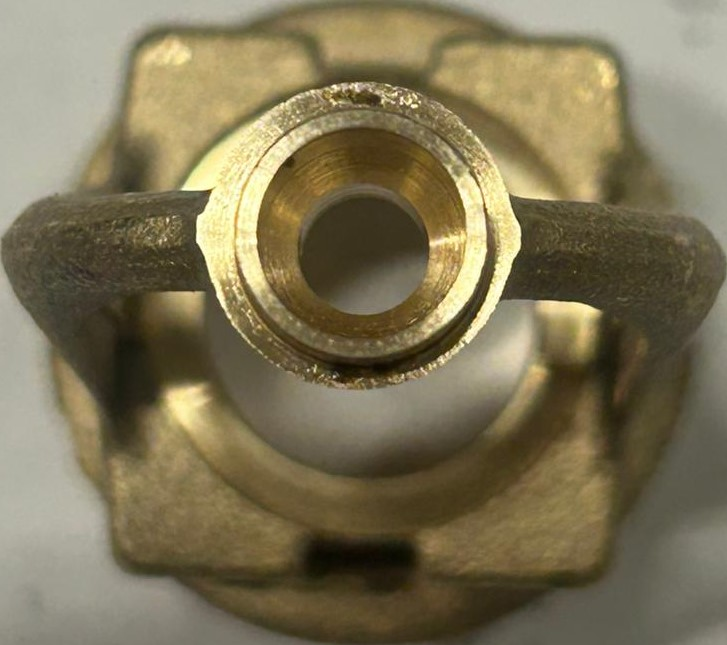
#> input picture Deep_Learning/visual_measurement_system/assets/3.jpg, 727 x 645 px, found by its file name
$ python app1.py
#> lines starting #> are read from the running program, lines starting #| are printed output that depends on the picture; after the words box and inside, x2 and y2 are one past the last pixel; in counts of white or black regions, pixels touching at a corner belong together
#> further down, img is the input picture: shape (645, 727, 3); mean B, G, R 86.6, 116.3, 126.2
import cv2
import numpy as np

PIXEL_TO_MM = 0.0264583  # Kalibrasyonunuza göre ayarlayın

def otomatik_cap_olc(img, pixel_to_mm=1.0, min_area=1000):
#> called with pixel_to_mm = 0.0265, min_area = 1000
    img_gray = cv2.cvtColor(img, cv2.COLOR_BGR2GRAY)
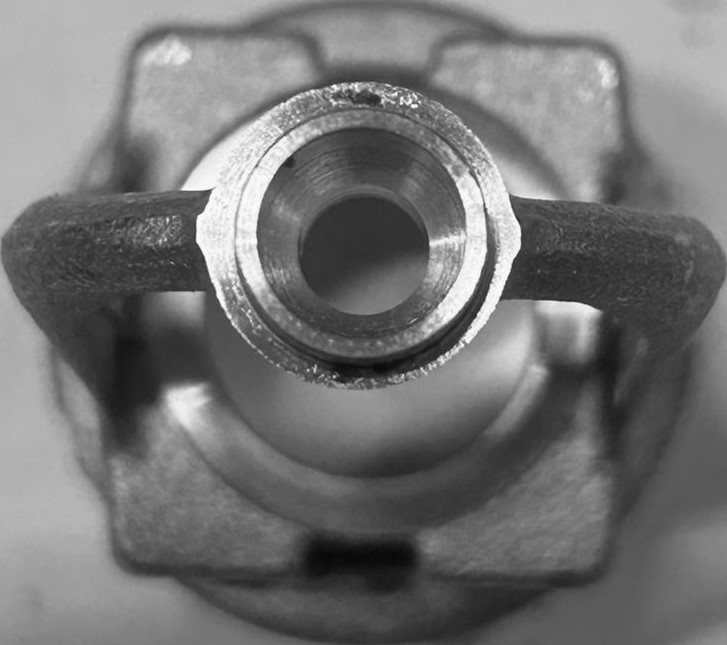
#> img_gray: shape (645, 727); min 7, max 251, mean 115.9
    img_blur = cv2.GaussianBlur(img_gray, (5, 5), 1)
    img_canny = cv2.Canny(img_blur, 100, 200)
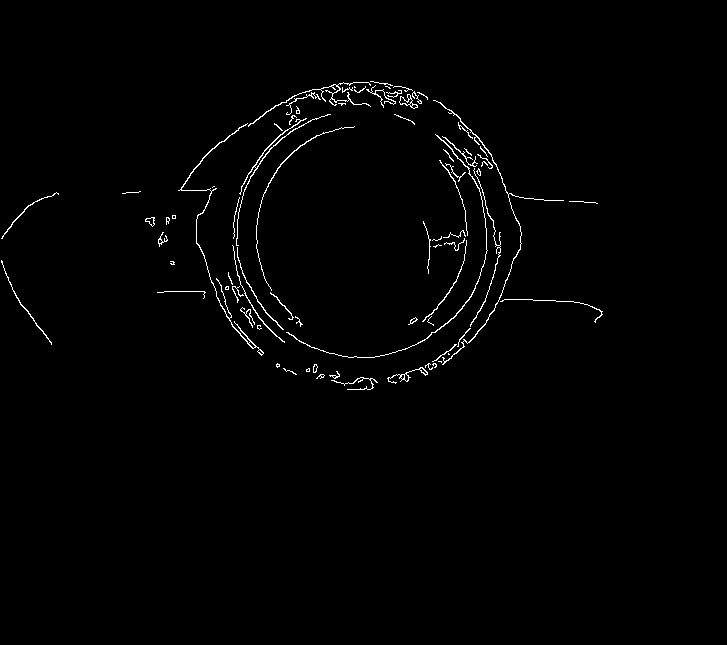
#> img_canny: shape (645, 727); 1.1% white in thin lines or dots, all inside (x1, y1, x2, y2) = (1, 81, 603, 390)
    kernel = np.ones((5, 5), np.uint8)
    img_dilated = cv2.dilate(img_canny, kernel, iterations=2)
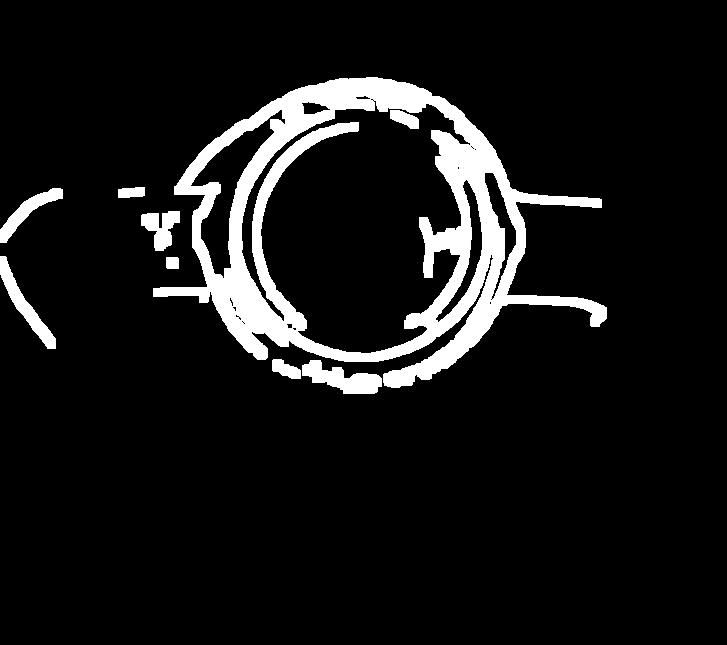
#> img_dilated: shape (645, 727); 8.9% white; 9 white regions, largest, box (x1, y1, x2, y2) and area: (153, 77, 607, 388) 35873, (302, 360, 382, 394) 1448, (0, 256, 56, 349) 1239
    img_eroded = cv2.erode(img_dilated, kernel, iterations=1)
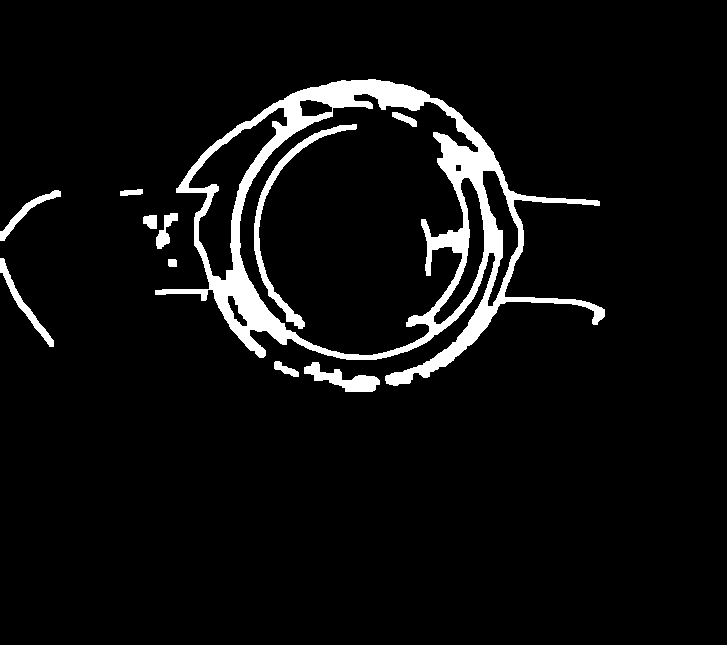
#> img_eroded: shape (645, 727); 5.7% white; 11 white regions

    contours, _ = cv2.findContours(img_eroded, cv2.RETR_EXTERNAL, cv2.CHAIN_APPROX_SIMPLE)
#> contours = 9 contours; largest, box (x1, y1, x2, y2) and area: (155, 79, 605, 386) 73940, (304, 362, 380, 392) 869, (0, 258, 54, 347) 596, (0, 190, 61, 241) 467, (156, 213, 178, 249) 292
    renkler = [
        (0, 255, 0), (255, 0, 0), (0, 0, 255), (0, 255, 255),
        (255, 0, 255), (255, 255, 0), (128, 0, 128), (0, 128, 255),
        (128, 255, 0), (255, 128, 0),
    ]
    for idx, cnt in enumerate(contours):
        area = cv2.contourArea(cnt)
        if area > min_area:
            (x, y), radius = cv2.minEnclosingCircle(cnt)
            center = (int(x), int(y))
            radius = int(radius)
            diameter_px = 2 * radius
            diameter_mm = diameter_px * pixel_to_mm
            renk = renkler[idx % len(renkler)]
            cv2.circle(img, center, radius, renk, 2)
            cv2.putText(
                img,
                f"Cap: {diameter_px}px ({diameter_mm:.2f}mm)",
                (center[0] - 40, center[1] - radius - 10),
                cv2.FONT_HERSHEY_SIMPLEX,
                0.7,
                renk,
                2
            )
#> this loop made 9 passes
#> (area, x, y, radius, center, diameter_px, diameter_mm, renk) on pass 9: (73939.5, 381.3, 268.1, 227, (381, 268), 454, 12.01, (128, 255, 0))
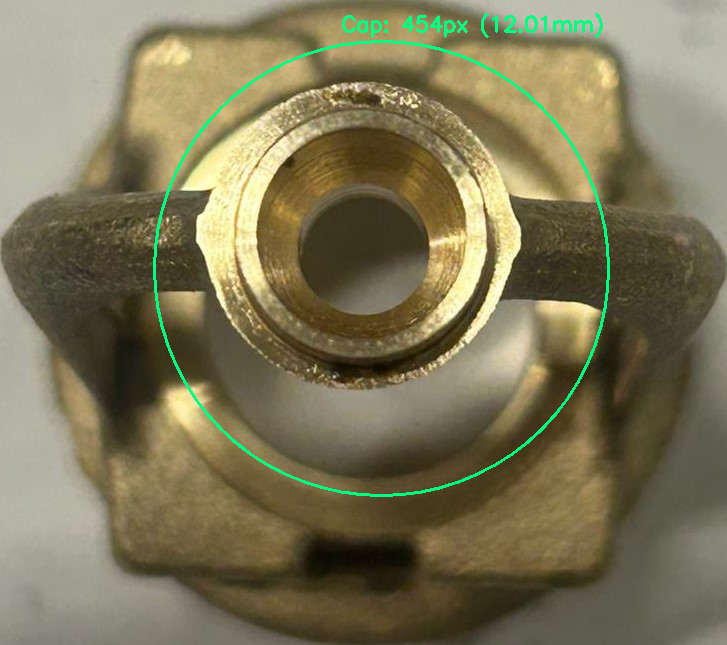
#> img: shape (645, 727, 3); 1.27% of pixels changed, all inside (x1, y1, x2, y2) = (153, 13, 610, 497)
    return img

# Fotoğraf yolu
image_path = "dataset/test/OK/3.jpg"  # Buraya kendi fotoğraf dosya adınızı yazın

img = cv2.imread(image_path)
if img is None:
    print("Resim bulunamadı!")
else:
    display = otomatik_cap_olc(img, pixel_to_mm=PIXEL_TO_MM, min_area=1000)
    cv2.imshow("Otomatik Cap Olcumu", display)
    cv2.waitKey(0)
    cv2.destroyAllWindows()

$ run again, with Deep_Learning/visual_measurement_system/assets/1.jpg copied over Deep_Learning/visual_measurement_system/assets/3.jpg
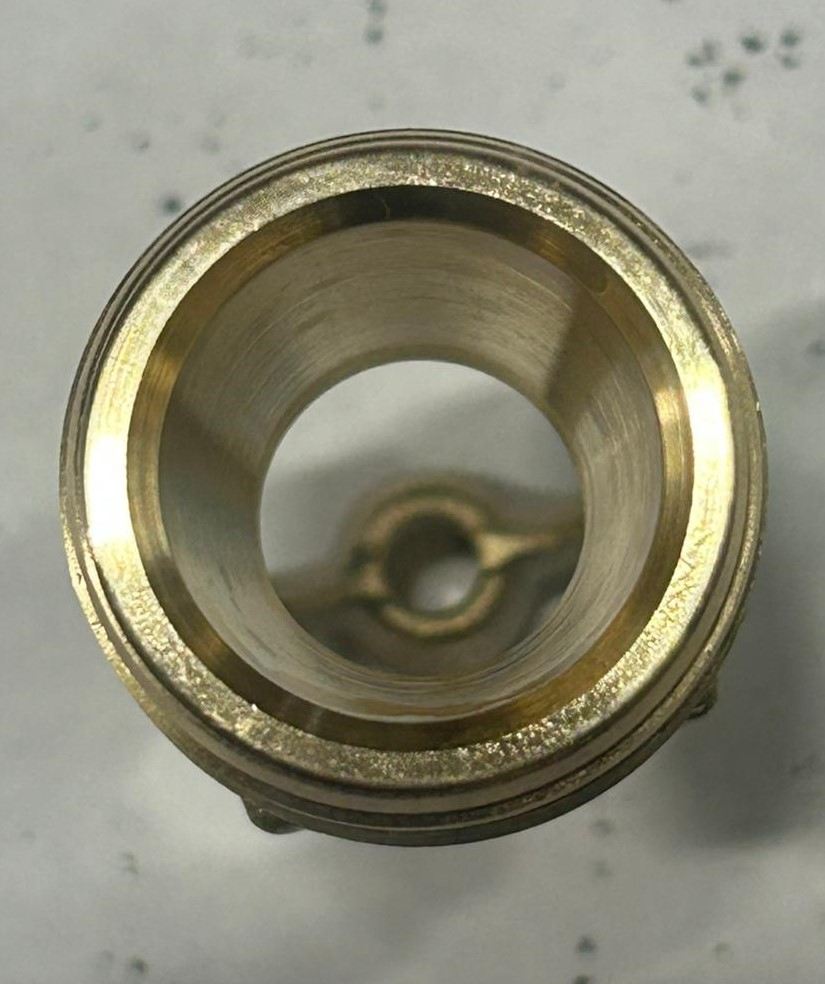
#> input picture Deep_Learning/visual_measurement_system/assets/1.jpg, 825 x 984 px, found by its file name
#> img is the input picture: shape (984, 825, 3); mean B, G, R 118.2, 136.6, 139
#> in otomatik_cap_olc, `img_canny = cv2.Canny(img_blur, 100, 200)`:
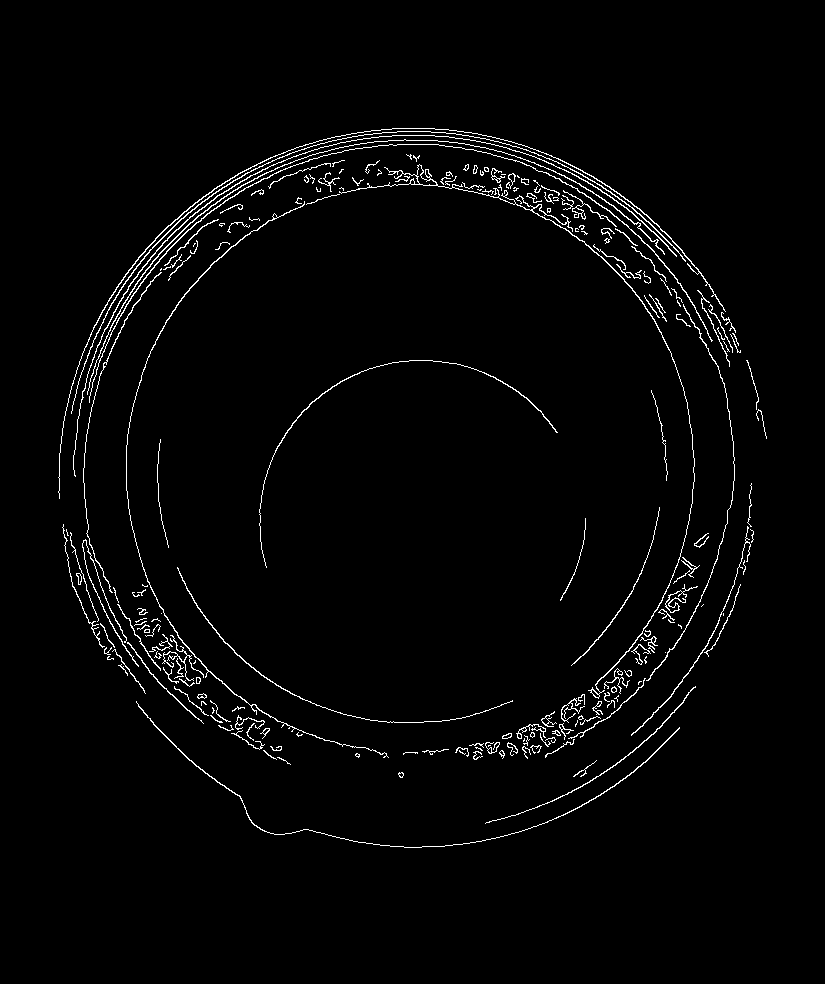
#> img_canny: shape (984, 825); 2.2% white in thin lines or dots, all inside (x1, y1, x2, y2) = (58, 128, 767, 848)
#> img_dilated: shape (984, 825); 15.1% white; 9 white regions, largest, box (x1, y1, x2, y2) and area: (54, 124, 771, 852) 98940, (481, 479, 758, 828) 7995, (255, 356, 562, 572) 5297
#> img_eroded: shape (984, 825); 10.9% white; 12 white regions
#> contours = 11 contours; largest, box (x1, y1, x2, y2) and area: (56, 126, 743, 767) 98840, (483, 481, 756, 826) 4341, (134, 699, 682, 850) 3486, (257, 358, 560, 570) 2484, (175, 565, 515, 725) 2176
#> the loop in otomatik_cap_olc, `for idx, cnt in enumerate(contours):` made 11 passes
#> (area, x, y, radius, center, diameter_px, diameter_mm, renk) on passes 2, 3, 10, 11: (3486.5, 407.5, 714.5, 273, (407, 714), 546, 14.45, (255, 0, 0)), (2176, 344.5, 634, 183, (344, 634), 366, 9.68, (0, 0, 255)), (2483.5, 411, 498.5, 163, (411, 498), 326, 8.63, (255, 128, 0)), (98839.5, 408.4, 470.6, 358, (408, 470), 716, 18.94, (0, 255, 0))
#> after the loop in otomatik_cap_olc, `for idx, cnt in enumerate(contours):`:
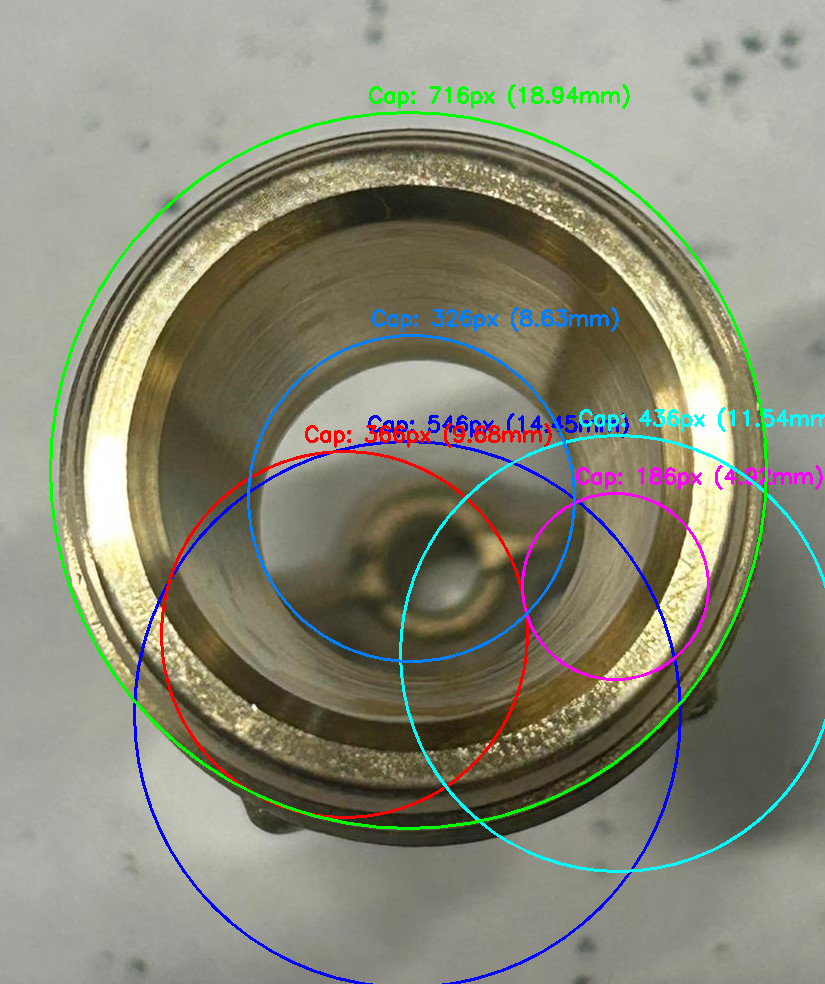
#> img: shape (984, 825, 3); 4.01% of pixels changed, all inside (x1, y1, x2, y2) = (49, 84, 825, 984)
